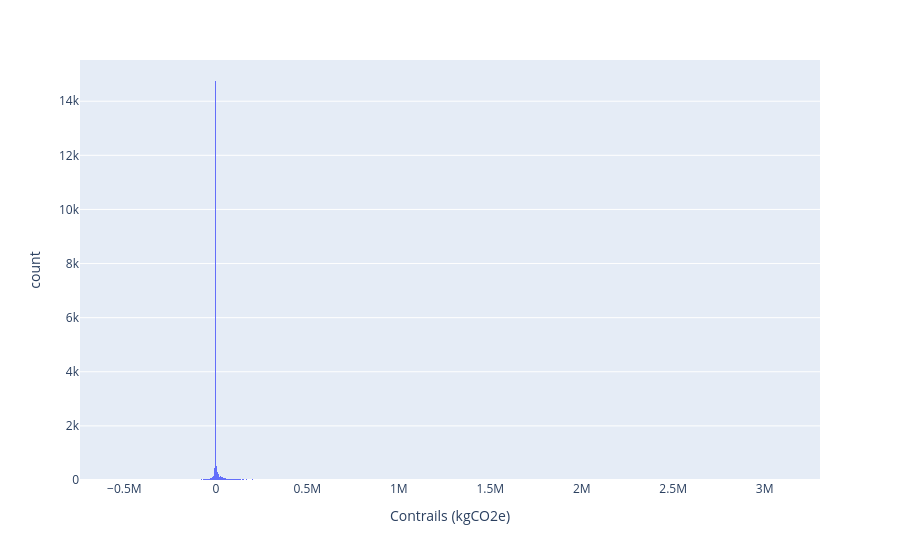

The cell this chart's notebook holds for it:
### Code cell
px.histogram(df, x="Contrails (kgCO2e)")

### Figure 1 — Plotly figure (JSON) as saved in the notebook; plotly's stock layout.template omitted (floating-point values rounded to 4 significant figures; data arrays with more than 128 entries replaced by an {"elided": "..."} marker saying what was removed)
{"data": [{"bingroup": "x", "hovertemplate": "Contrails (kgCO2e)=%{x}<br>count=%{y}<extra></extra>", "legendgroup": "", "marker": {"color": "#636efa", "pattern": {"shape": ""}}, "name": "", "orientation": "v", "showlegend": false, "type": "histogram", "x": {"elided": "19329 float values"}, "xaxis": "x", "yaxis": "y"}], "layout": {"barmode": "relative", "legend": {"tracegroupgap": 0}, "margin": {"t": 60}, "xaxis": {"anchor": "y", "domain": [0, 1], "title": {"text": "Contrails (kgCO2e)"}}, "yaxis": {"anchor": "x", "domain": [0, 1], "title": {"text": "count"}}}}
